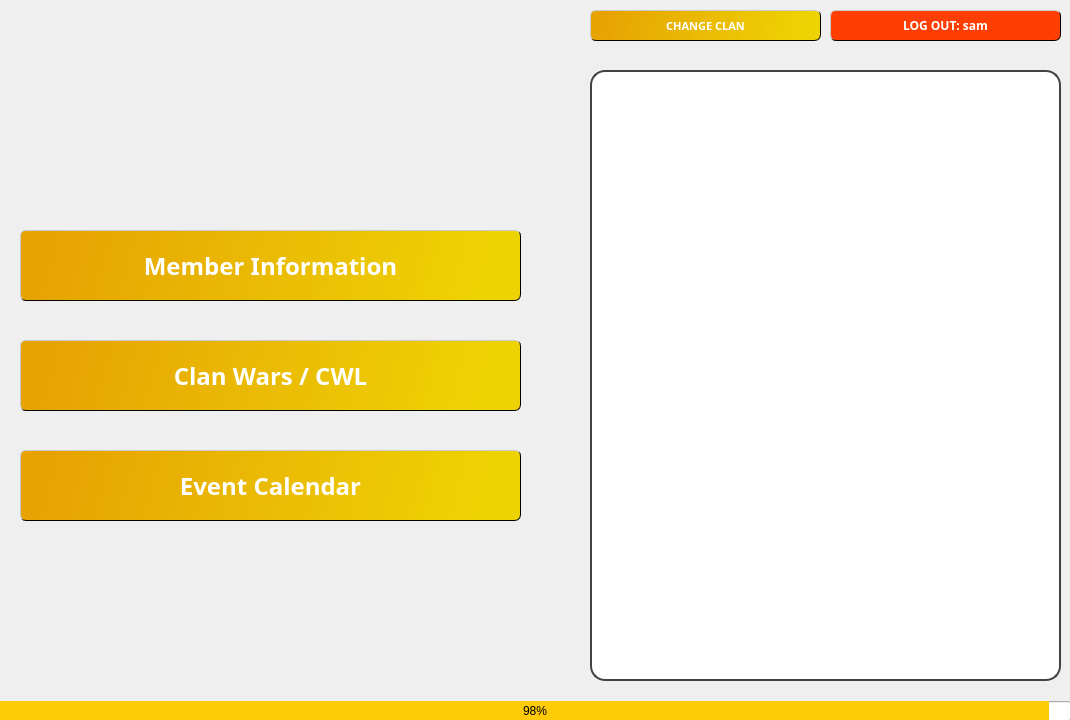
<?xml version="1.0" encoding="UTF-8"?>
<ui version="4.0">
 <class>selectionFunction</class>
 <widget class="QMainWindow" name="selectionFunction">
  <property name="geometry">
   <rect>
    <x>0</x>
    <y>0</y>
    <width>1070</width>
    <height>720</height>
   </rect>
  </property>
  <property name="windowTitle">
   <string>MainWindow</string>
  </property>
  <widget class="QWidget" name="centralwidget">
   <widget class="QLabel" name="background_image">
    <property name="geometry">
     <rect>
      <x>-10</x>
      <y>0</y>
      <width>1081</width>
      <height>741</height>
     </rect>
    </property>
    <property name="styleSheet">
     <string notr="true">border-image: url(:/titleScreen/background image.png);</string>
    </property>
    <property name="text">
     <string/>
    </property>
   </widget>
   <widget class="QPushButton" name="logout_button">
    <property name="geometry">
     <rect>
      <x>830</x>
      <y>10</y>
      <width>231</width>
      <height>31</height>
     </rect>
    </property>
    <property name="font">
     <font>
      <family>Supercell-Magic</family>
      <weight>75</weight>
      <bold>true</bold>
     </font>
    </property>
    <property name="cursor">
     <cursorShape>PointingHandCursor</cursorShape>
    </property>
    <property name="styleSheet">
     <string notr="true">QPushButton {
	background-color: rgb(255, 62, 3);
	color: white;
	border-color: rgb(255, 255, 255);
	border-radius: 6;
	border-style: outset;
	border-width: 1;
	border-top-color: rgb(135, 135, 135);
	border-left-color: rgb(135, 135, 135);
	border-right-color: rgb(0, 0, 0);
	border-bottom-color: rgb(0, 0, 0);
}

QPushButton:pressed {
	border-style: outset;
	border-top-color: rgb(0, 0, 0);
	border-left-color: rgb(0, 0, 0);
	border-right-color: rgb(135, 135, 135);
	border-bottom-color: rgb(135, 135, 135);
	
}
</string>
    </property>
    <property name="text">
     <string>LOG OUT: sam</string>
    </property>
   </widget>
   <widget class="QPushButton" name="change_clan_button">
    <property name="geometry">
     <rect>
      <x>590</x>
      <y>10</y>
      <width>231</width>
      <height>31</height>
     </rect>
    </property>
    <property name="font">
     <font>
      <family>Supercell-Magic</family>
      <pointsize>8</pointsize>
      <weight>75</weight>
      <italic>false</italic>
      <bold>true</bold>
     </font>
    </property>
    <property name="cursor">
     <cursorShape>PointingHandCursor</cursorShape>
    </property>
    <property name="autoFillBackground">
     <bool>false</bool>
    </property>
    <property name="styleSheet">
     <string notr="true">QPushButton {
	
	background-color: qlineargradient(spread:pad, x1:0.0511364, y1:0.5, x2:0.938, y2:0.534091, stop:0 rgba(231, 163, 4, 255), stop:1 rgba(238, 211, 4, 255));
	color: white;
 	border-radius: 6; 
	padding: 6; 
	border-style: outset;
	border-width: 1;
	border-top-color: rgb(135, 135, 135);
	border-left-color: rgb(135, 135, 135);
	border-right-color: rgb(0, 0, 0);
	border-bottom-color: rgb(0, 0, 0);
	
}

QPushButton:pressed {
	border-style: outset;
	border-top-color: rgb(0, 0, 0);
	border-left-color: rgb(0, 0, 0);
	border-right-color: rgb(135, 135, 135);
	border-bottom-color: rgb(135, 135, 135);
	
}</string>
    </property>
    <property name="text">
     <string>CHANGE CLAN</string>
    </property>
    <property name="checkable">
     <bool>false</bool>
    </property>
    <property name="checked">
     <bool>false</bool>
    </property>
    <property name="default">
     <bool>false</bool>
    </property>
    <property name="flat">
     <bool>false</bool>
    </property>
   </widget>
   <widget class="QLabel" name="clan_shield">
    <property name="geometry">
     <rect>
      <x>0</x>
      <y>10</y>
      <width>141</width>
      <height>141</height>
     </rect>
    </property>
    <property name="styleSheet">
     <string notr="true"/>
    </property>
    <property name="text">
     <string/>
    </property>
    <property name="scaledContents">
     <bool>true</bool>
    </property>
   </widget>
   <widget class="QLabel" name="clan_name">
    <property name="geometry">
     <rect>
      <x>140</x>
      <y>60</y>
      <width>601</width>
      <height>61</height>
     </rect>
    </property>
    <property name="font">
     <font>
      <family>Supercell-Magic</family>
      <pointsize>26</pointsize>
      <weight>75</weight>
      <bold>true</bold>
     </font>
    </property>
    <property name="styleSheet">
     <string notr="true">color: white;</string>
    </property>
    <property name="text">
     <string/>
    </property>
   </widget>
   <widget class="QPushButton" name="members_button">
    <property name="geometry">
     <rect>
      <x>20</x>
      <y>230</y>
      <width>501</width>
      <height>71</height>
     </rect>
    </property>
    <property name="font">
     <font>
      <family>Supercell-Magic</family>
      <pointsize>18</pointsize>
      <weight>75</weight>
      <italic>false</italic>
      <bold>true</bold>
     </font>
    </property>
    <property name="cursor">
     <cursorShape>PointingHandCursor</cursorShape>
    </property>
    <property name="autoFillBackground">
     <bool>false</bool>
    </property>
    <property name="styleSheet">
     <string notr="true">QPushButton {
	
	background-color: qlineargradient(spread:pad, x1:0.0511364, y1:0.5, x2:0.938, y2:0.534091, stop:0 rgba(231, 163, 4, 255), stop:1 rgba(238, 211, 4, 255));
	color: white;
 	border-radius: 6; 
	padding: 6; 
	border-style: outset;
	border-width: 1;
	border-top-color: rgb(135, 135, 135);
	border-left-color: rgb(135, 135, 135);
	border-right-color: rgb(0, 0, 0);
	border-bottom-color: rgb(0, 0, 0);
	
}

QPushButton:pressed {
	border-style: outset;
	border-top-color: rgb(0, 0, 0);
	border-left-color: rgb(0, 0, 0);
	border-right-color: rgb(135, 135, 135);
	border-bottom-color: rgb(135, 135, 135);
	
}</string>
    </property>
    <property name="text">
     <string>Member Information</string>
    </property>
    <property name="checkable">
     <bool>false</bool>
    </property>
    <property name="checked">
     <bool>false</bool>
    </property>
    <property name="default">
     <bool>false</bool>
    </property>
    <property name="flat">
     <bool>false</bool>
    </property>
   </widget>
   <widget class="QPushButton" name="war_button">
    <property name="geometry">
     <rect>
      <x>20</x>
      <y>340</y>
      <width>501</width>
      <height>71</height>
     </rect>
    </property>
    <property name="font">
     <font>
      <family>Supercell-Magic</family>
      <pointsize>18</pointsize>
      <weight>75</weight>
      <italic>false</italic>
      <bold>true</bold>
     </font>
    </property>
    <property name="cursor">
     <cursorShape>PointingHandCursor</cursorShape>
    </property>
    <property name="autoFillBackground">
     <bool>false</bool>
    </property>
    <property name="styleSheet">
     <string notr="true">QPushButton {
	
	background-color: qlineargradient(spread:pad, x1:0.0511364, y1:0.5, x2:0.938, y2:0.534091, stop:0 rgba(231, 163, 4, 255), stop:1 rgba(238, 211, 4, 255));
	color: white;
 	border-radius: 6; 
	padding: 6; 
	border-style: outset;
	border-width: 1;
	border-top-color: rgb(135, 135, 135);
	border-left-color: rgb(135, 135, 135);
	border-right-color: rgb(0, 0, 0);
	border-bottom-color: rgb(0, 0, 0);
	
}

QPushButton:pressed {
	border-style: outset;
	border-top-color: rgb(0, 0, 0);
	border-left-color: rgb(0, 0, 0);
	border-right-color: rgb(135, 135, 135);
	border-bottom-color: rgb(135, 135, 135);
	
}</string>
    </property>
    <property name="text">
     <string>Clan Wars / CWL</string>
    </property>
    <property name="checkable">
     <bool>false</bool>
    </property>
    <property name="checked">
     <bool>false</bool>
    </property>
    <property name="default">
     <bool>false</bool>
    </property>
    <property name="flat">
     <bool>false</bool>
    </property>
   </widget>
   <widget class="QPushButton" name="event_button">
    <property name="geometry">
     <rect>
      <x>20</x>
      <y>450</y>
      <width>501</width>
      <height>71</height>
     </rect>
    </property>
    <property name="font">
     <font>
      <family>Supercell-Magic</family>
      <pointsize>18</pointsize>
      <weight>75</weight>
      <italic>false</italic>
      <bold>true</bold>
     </font>
    </property>
    <property name="cursor">
     <cursorShape>PointingHandCursor</cursorShape>
    </property>
    <property name="autoFillBackground">
     <bool>false</bool>
    </property>
    <property name="styleSheet">
     <string notr="true">QPushButton {
	
	background-color: qlineargradient(spread:pad, x1:0.0511364, y1:0.5, x2:0.938, y2:0.534091, stop:0 rgba(231, 163, 4, 255), stop:1 rgba(238, 211, 4, 255));
	color: white;
 	border-radius: 6; 
	padding: 6; 
	border-style: outset;
	border-width: 1;
	border-top-color: rgb(135, 135, 135);
	border-left-color: rgb(135, 135, 135);
	border-right-color: rgb(0, 0, 0);
	border-bottom-color: rgb(0, 0, 0);
	
}

QPushButton:pressed {
	border-style: outset;
	border-top-color: rgb(0, 0, 0);
	border-left-color: rgb(0, 0, 0);
	border-right-color: rgb(135, 135, 135);
	border-bottom-color: rgb(135, 135, 135);
	
}</string>
    </property>
    <property name="text">
     <string>Event Calendar</string>
    </property>
    <property name="checkable">
     <bool>false</bool>
    </property>
    <property name="checked">
     <bool>false</bool>
    </property>
    <property name="default">
     <bool>false</bool>
    </property>
    <property name="flat">
     <bool>false</bool>
    </property>
   </widget>
   <widget class="QTextEdit" name="function_description">
    <property name="geometry">
     <rect>
      <x>590</x>
      <y>70</y>
      <width>471</width>
      <height>611</height>
     </rect>
    </property>
    <property name="mouseTracking">
     <bool>false</bool>
    </property>
    <property name="styleSheet">
     <string notr="true">QTextEdit {
	border: 2px solid gray;
	border-color: #424242;
	border-radius: 15px;
	background-color: white
}</string>
    </property>
    <property name="readOnly">
     <bool>true</bool>
    </property>
    <property name="html">
     <string>&lt;!DOCTYPE HTML PUBLIC &quot;-//W3C//DTD HTML 4.0//EN&quot; &quot;http://www.w3.org/TR/REC-html40/strict.dtd&quot;&gt;
&lt;html&gt;&lt;head&gt;&lt;meta name=&quot;qrichtext&quot; content=&quot;1&quot; /&gt;&lt;style type=&quot;text/css&quot;&gt;
p, li { white-space: pre-wrap; }
&lt;/style&gt;&lt;/head&gt;&lt;body style=&quot; font-family:'MS Shell Dlg 2'; font-size:8.25pt; font-weight:400; font-style:normal;&quot;&gt;
&lt;p align=&quot;center&quot; style=&quot;-qt-paragraph-type:empty; margin-top:12px; margin-bottom:12px; margin-left:0px; margin-right:0px; -qt-block-indent:0; text-indent:0px;&quot;&gt;&lt;br /&gt;&lt;/p&gt;&lt;/body&gt;&lt;/html&gt;</string>
    </property>
   </widget>
   <widget class="QProgressBar" name="progressBar">
    <property name="geometry">
     <rect>
      <x>0</x>
      <y>701</y>
      <width>1071</width>
      <height>20</height>
     </rect>
    </property>
    <property name="styleSheet">
     <string notr="true">QProgressBar {
	text-align: center;
}

QProgressBar::chunk:horizontal {
	background-color: rgb(255, 202, 8);
}</string>
    </property>
    <property name="value">
     <number>98</number>
    </property>
   </widget>
   <widget class="QLabel" name="filler_label">
    <property name="geometry">
     <rect>
      <x>0</x>
      <y>0</y>
      <width>1071</width>
      <height>721</height>
     </rect>
    </property>
    <property name="styleSheet">
     <string notr="true"/>
    </property>
    <property name="text">
     <string/>
    </property>
   </widget>
  </widget>
 </widget>
 <resources>
  <include location="Game Graphics/source.qrc"/>
 </resources>
 <connections/>
</ui>
